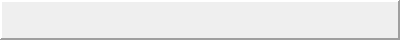
<?xml version="1.0" encoding="UTF-8"?>
<ui version="4.0">
 <class>ClickableFrame</class>
 <widget class="QWidget" name="ClickableFrame">
  <property name="geometry">
   <rect>
    <x>0</x>
    <y>0</y>
    <width>400</width>
    <height>40</height>
   </rect>
  </property>
  <property name="minimumSize">
   <size>
    <width>0</width>
    <height>40</height>
   </size>
  </property>
  <property name="maximumSize">
   <size>
    <width>16777215</width>
    <height>40</height>
   </size>
  </property>
  <property name="windowTitle">
   <string>Form</string>
  </property>
  <layout class="QVBoxLayout" name="outerLayout">
   <property name="leftMargin">
    <number>0</number>
   </property>
   <property name="topMargin">
    <number>0</number>
   </property>
   <property name="rightMargin">
    <number>0</number>
   </property>
   <property name="bottomMargin">
    <number>0</number>
   </property>
   <item>
    <widget class="QFrame" name="frame">
     <property name="autoFillBackground">
      <bool>true</bool>
     </property>
     <property name="frameShape">
      <enum>QFrame::Panel</enum>
     </property>
     <property name="frameShadow">
      <enum>QFrame::Raised</enum>
     </property>
     <property name="lineWidth">
      <number>2</number>
     </property>
     <layout class="QHBoxLayout" name="contentsLayout">
      <property name="leftMargin">
       <number>8</number>
      </property>
      <property name="topMargin">
       <number>0</number>
      </property>
      <property name="rightMargin">
       <number>0</number>
      </property>
      <property name="bottomMargin">
       <number>0</number>
      </property>
     </layout>
    </widget>
   </item>
  </layout>
 </widget>
 <resources/>
 <connections/>
</ui>
